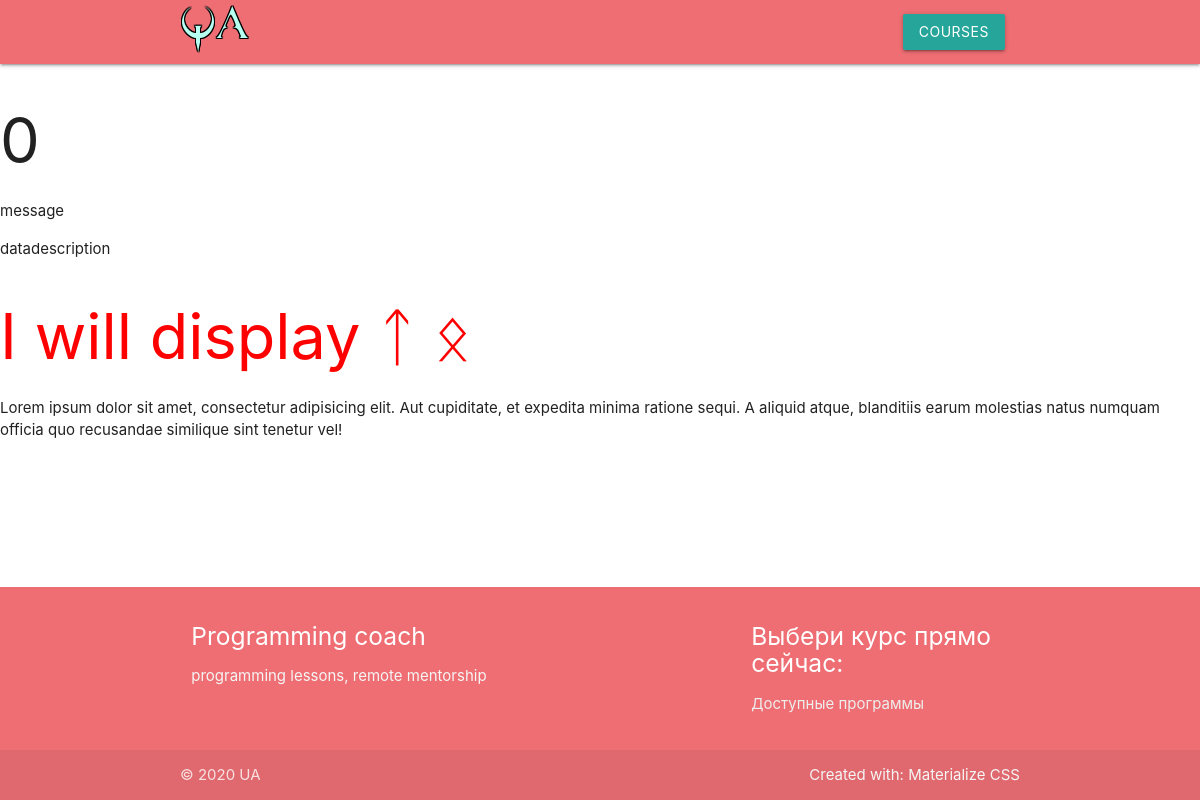
Before: /blog/0 with the older database file.
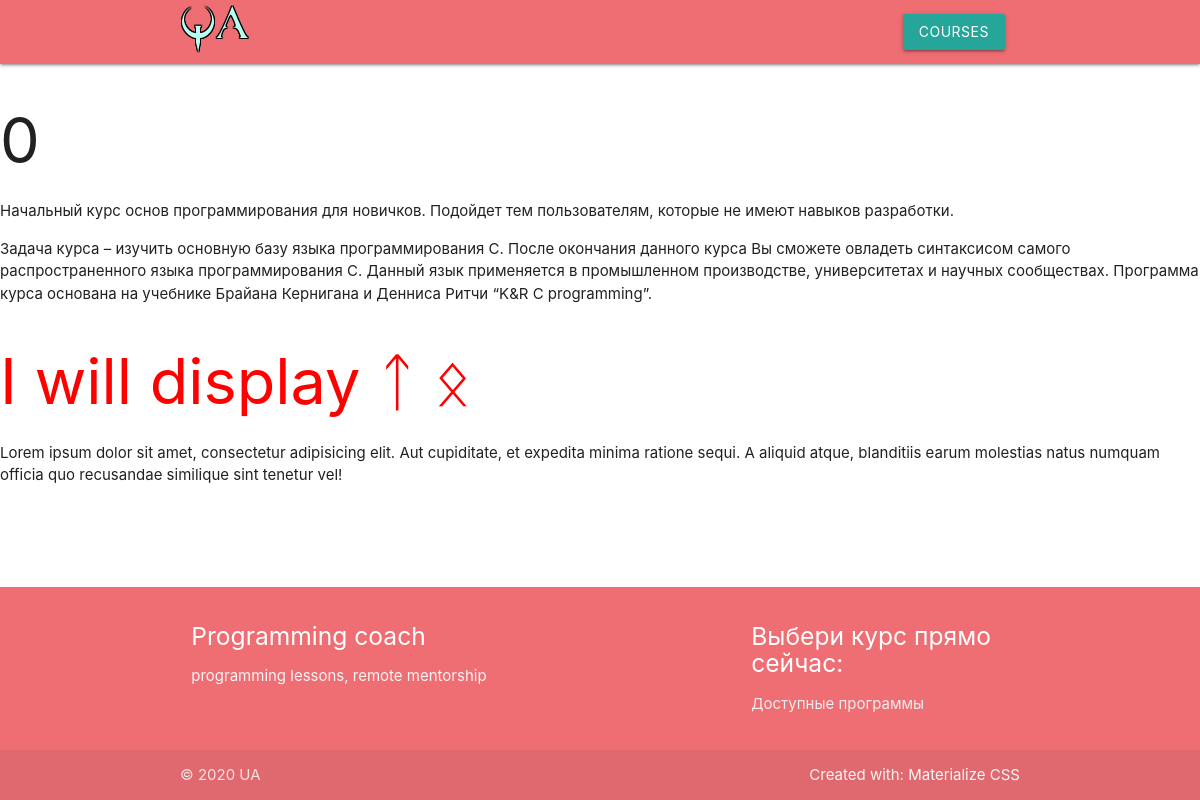
After: the same page with the newer database file.
### landing/models.py (models this page shows, shortened)
class Message(db.Model):
    id = db.Column(db.Integer, primary_key=True)
    text = db.Column(db.String(1024), nullable=False)
    details = db.Column(db.String(1024), nullable=False)

### landing/routes.py (the view)
@app.route('/blog/<int:id>', methods=['GET'])
def view_post(id):
    post = Message.query.all()
    if id >= len(post):
        return redirect(url_for('blog'))
    return render_template('post.html', id=id, post=post[id].text, postdetail=post[id].details)

### landing/routes.py (called while the page is built)
@app.after_request
def redirect_to_signin(response):
    if response.status_code == 401:
        return redirect(url_for('login_page') + '?next=' + request.url)
    return response

### landing/templates/post.html (shortened to what this page needs)
{% extends "index.html" %}
{% block post %}
<div class="post_content">
    <h1>{{ id }}</h1>
    <p>{{ post }}</p>
    <p>{{ postdetail }}</p>
    <h1 id="mymsg">I will display &#x16CF; &#x16DF;</h1>
    <p>Lorem ipsum dolor sit amet, consectetur adipisicing elit. Aut cupiditate,
        et expedita minima ratione sequi. A aliquid atque, blanditiis earum molestias
        natus numquam officia quo recusandae similique sint tenetur vel!</p>
</div>
{% endblock %}

Changed rows visible on the page:
changed Message: text "message" → "Начальный курс основ программирования для новичков. Подойдет тем пользователям, которые не имеют навыков разработки."; details "datadescription" → "Задача курса – изучить основную базу языка программирования С. После окончания данного курса Вы сможете овладеть синтаксисом самого распространенного языка программирования С. Данный язык применяется в промышленном производстве, университетах и научных сообществах. Программа курса основана на учебнике Брайана Кернигана и Денниса Ритчи “K&R C programming”."
